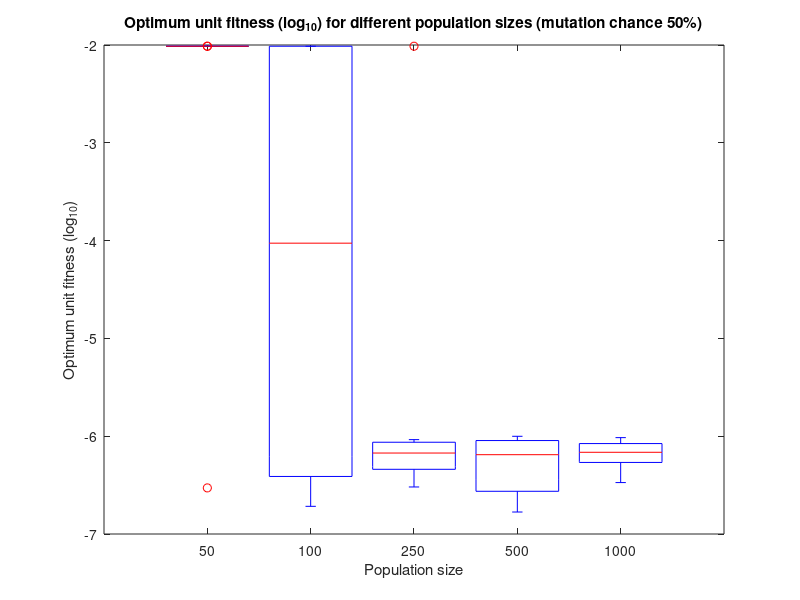
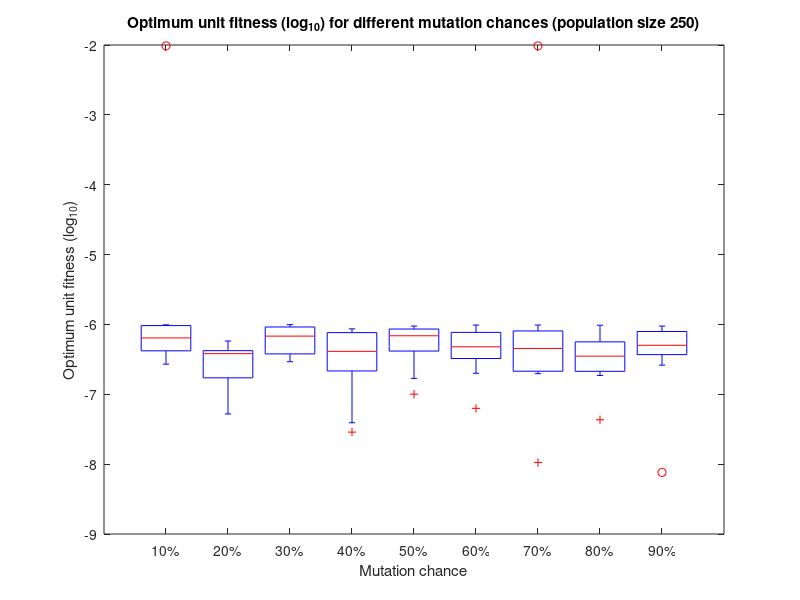

These figures' MATLAB source, in order:
figure(1)
boxplot(log10(transpose([
  0.0097159098775147501, 0.0097159098816989586, 0.0097159098775153052, 0.0097159098775144725, 0.0097159098814706968, 0.009715909877514417, 0.009715909877514417, 0.0097159098775146946, 2.9610439955529699e-07, 0.009715909877514417;
  0.0097159098775144725, 0.0097159098775144725, 9.1202721147487509e-07, 2.9604612805655961e-07, 2.8240574267979213e-07, 0.0097159098775143615, 0.009715909877514417, 8.703469654980367e-07, 1.9184732324983855e-07, 0.0097159098775559949;
  7.8925656793460419e-07, 4.5167366014009502e-07, 8.953617184892515e-07, 4.8080288883589617e-07, 3.0264105166377675e-07, 9.2243452370910362e-07, 4.1576706727441959e-07, 7.8025902139344794e-07, 5.8010319892165541e-07, 0.009715909877514417;
  1.6780861555876214e-07, 9.9551411641973786e-07, 9.4385666987717443e-07, 9.9795140334757448e-07, 6.1869975481743111e-07, 2.1678732686769564e-07, 7.8961181243508705e-07, 5.093169421765964e-07, 6.7679145526744477e-07, 2.2223144152677676e-07;
  8.0763948961948273e-07, 3.3563194828944987e-07, 9.6696112988903238e-07, 8.9223717525399593e-07, 4.8668165059106983e-07, 6.282652376121689e-07, 5.1246668403281959e-07, 7.1222727693331933e-07, 6.5849398855899466e-07, 8.5210616213027279e-07
])))
set(gca(), 'xtick', [1, 2, 3, 4, 5], 'xticklabel', {'50', '100', '250', '500', '1000'})
xlabel('Population size')
ylabel('Optimum unit fitness (log_{10})')
title('Optimum unit fitness (log_{10}) for different population sizes (mutation chance 50%)')

figure(2)
boxplot(log10(transpose([
  4.1521116533882463e-07, 0.0097159098775143615, 5.3244342113067944e-07, 9.7541401272716044e-07, 4.2986784698495484e-07, 9.2564973253050908e-07, 3.4199133952528271e-07, 9.8672833231949753e-07, 7.7055424307914677e-07, 2.7003221708676861e-07;
  1.068967826478584e-07, 5.2290610619287747e-08, 5.6807202053477113e-07, 1.7947002067808526e-07, 3.8555463510725474e-07, 3.7808732772370846e-07, 3.9903453785683496e-07, 5.7885673554469719e-07, 1.6960022491963045e-07, 4.288489354742353e-07;
  4.6911127110638162e-07, 9.3320959321241403e-07, 9.9403508080353475e-07, 7.2929035610513893e-07, 6.3511439724051044e-07, 8.7862347064593393e-07, 3.5249546515014885e-07, 3.4578690205622209e-07, 9.5206124017810367e-07, 2.9264487988456267e-07;
  8.5715658665330707e-07, 6.7469234610317841e-07, 3.9108502714046978e-08, 5.1772799330995767e-07, 7.9526764240611669e-07, 2.8741089674877429e-08, 8.642032399697186e-07, 3.2769314567415719e-07, 2.7369687627398775e-07, 1.9939900269827504e-07;
  8.6075318517231381e-07, 8.5507175878740682e-07, 6.5396149040441998e-07, 5.0856666283793928e-07, 1.0042627351936062e-07, 7.245343250916747e-07, 3.888474844893075e-07, 1.6887776543850208e-07, 8.6700553264540403e-07, 9.4792722166170407e-07;
  9.8082877553196113e-07, 7.17359726232214e-07, 1.9980492438342878e-07, 8.5094245910743993e-07, 7.873901747834644e-07, 5.4950546735099692e-07, 3.5739393922096241e-07, 3.1510020415126405e-07, 6.2964776392782085e-08, 4.1636499159558582e-07;
  2.0469542694190324e-07, 9.8093109884844765e-07, 5.3961287210801956e-07, 2.4436215684264795e-07, 9.2234830945114865e-07, 1.9741162776698573e-07, 4.8534457403048847e-07, 0.0097159098775143615, 4.2300488356517008e-07, 1.0528077187821339e-08;
  9.7405575677500522e-07, 1.8757938730074031e-07, 3.1356627483436483e-07, 1.8593546718959075e-07, 9.628617944623663e-07, 3.4372149743111535e-07, 3.5987257746006307e-07, 5.8143644154906582e-07, 4.3203273791814212e-08, 5.1123409799957997e-07;
  7.612836860904082e-09, 2.6118062851354651e-07, 9.4762436364526081e-07, 8.7306815593768405e-07, 3.652328774417235e-07, 8.8292947336698901e-07, 4.7649103052105346e-07, 3.8299960403165301e-07, 5.9281256470367083e-07, 5.3069582434117635e-07
])))
set(gca(), 'xtick', [1, 2, 3, 4, 5, 6, 7, 8, 9], 'xticklabel', {'10%', '20%', '30%', '40%', '50%', '60%', '70%', '80%', '90%'})
xlabel('Mutation chance')
ylabel('Optimum unit fitness (log_{10})')
title('Optimum unit fitness (log_{10}) for different mutation chances (population size 250)')
